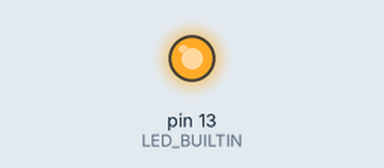
Recording of a sketch running on a simulated Arduino Uno, built with avr-gcc and run on an emulated ATmega328P. Parts: output pins drawn as LEDs (lit = HIGH). Pins used as bus, display or sensor lines are not drawn.

Above: at 1.0 s.
At 3.0 s:
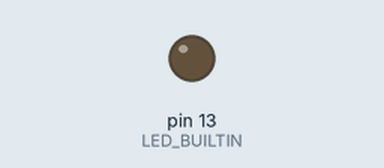
Timing chart, 0 to 5.2 s (numbered marks = the images above):
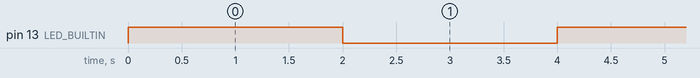

The sketch:

Trigger_Camera.ino
```cpp
/*send the trigger for testing the camera
 * Created by Chang Liu
 * 2018-Jan-26
 */

const int triggerPin = 2; //trigger pin option

void setup() {
  // initialize the digital pin LED_BUILTIN as an output
  // initialize the digital pin D2 as the trigger output
  pinMode(LED_BUILTIN, OUTPUT);
  pinMode(triggerPin, OUTPUT);

}

void loop() {
  digitalWrite(LED_BUILTIN, HIGH);
  digitalWrite(triggerPin, HIGH);
  delay(2000);

  digitalWrite(LED_BUILTIN, LOW);
  digitalWrite(triggerPin, LOW);
  delay(2000);

}
```

Measured:
- by itself, pin 13 (LED_BUILTIN): alternates HIGH for 2.0 s and LOW for 2.0 s
